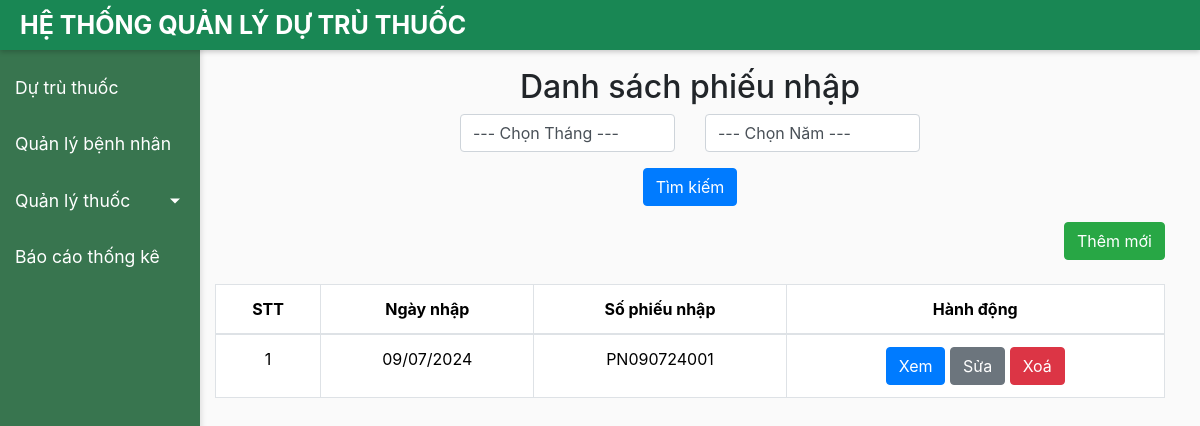
The app's page /danh_sach_phieu_nhap/, older data.
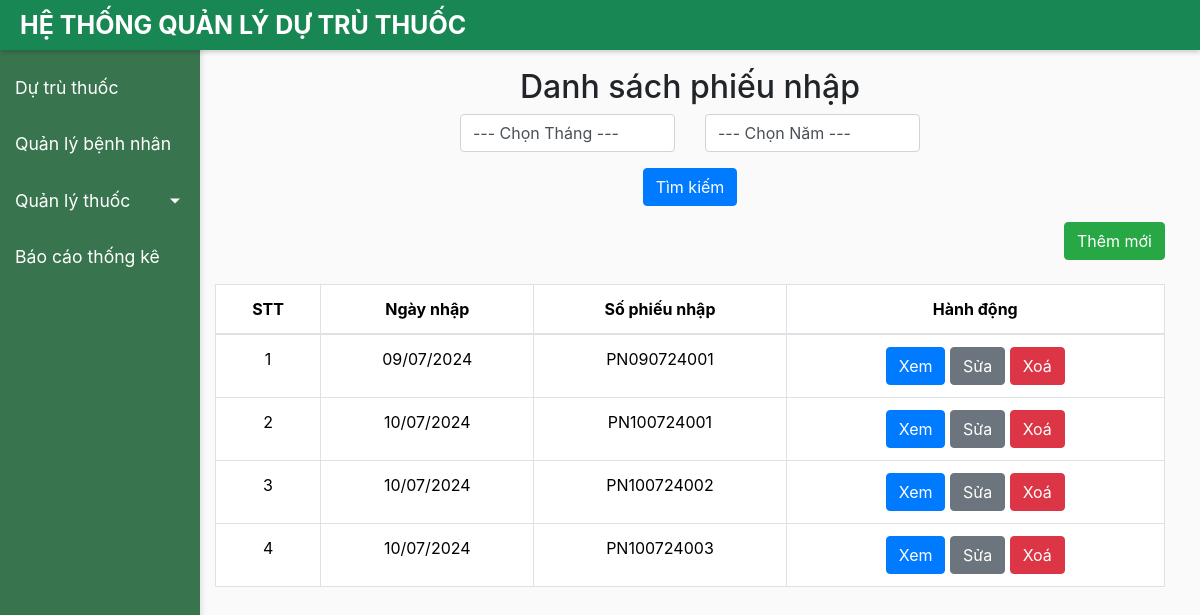
The same page, newer data.
### phieu_nhap_kho/models.py (models this page shows)
class PhieuNhap(models.Model):
    so_phieu_nhap = models.CharField(max_length=20, blank=True)
    ngay_nhap = models.DateField()

### phieu_nhap_kho/views.py (the view)
# urls.py: path('', views.danh_sach_phieu_nhap, name='danh_sach_phieu_nhap'),
def danh_sach_phieu_nhap(request):
    months = range(1,13)
    current_year = datetime.now().year
    years = range(2023, current_year+1)
    thang = request.GET.get('thang')
    nam = request.GET.get('nam')
    items_danh_muc = Thuoc.objects.all()
    items_phieu_nhap = PhieuNhap.objects.all()
    items_ct_phieu_nhap = ctPhieuNhap.objects.all()
    form = NhapThuocForm()
    if thang and nam:
        items_phieu_nhap = PhieuNhap.objects.annotate(
            ngay_nhap_thang=ExtractMonth('ngay_nhap', output_field=IntegerField()),
            ngay_nhap_nam=ExtractYear('ngay_nhap')
        ).filter(ngay_nhap_thang=thang, ngay_nhap_nam=nam)
    return render(request, 'phieu_nhap_kho.html', {
        'months':months, 'years':years,
        'items_danh_muc':items_danh_muc,
        'items_phieu_nhap':items_phieu_nhap,
        'items_ct_phieu_nhap':items_ct_phieu_nhap,
        'form':form
        })

### phieu_nhap_kho/forms.py (shortened to what this page needs)
class NhapThuocForm(forms.ModelForm):
    class Meta:
        model = ctPhieuNhap
        fields = ['phieu_nhap', 'thuoc', 'so_luong_nhap']

### phieu_nhap_kho/templates/phieu_nhap_kho.html (shortened to what this page needs)
{% extends "base.html" %}
{% load humanize %}
{% block content %}
<div class="container mt-5">
    <h2 class="text-center">Danh sách phiếu nhập</h2>
    <form method="GET" action="" class="row g-3 mb-3 justify-content-center">
        <div class="col-md-3">
            <select class="form-control" id="thang" name="thang">
                <option value="">--- Chọn Tháng ---</option>
            </select>
        </div>
        <div class="col-md-3">
            <select class="form-control" id="nam" name="nam">
                <option value="">--- Chọn Năm ---</option>
            </select>
        </div>
        <div class="col-md-12 text-center">
            <button type="submit" class="btn btn-primary">Tìm kiếm</button>
        </div>
    </form>
    <div class="mb-4 text-end">
        <button type="button" class="btn btn-success" data-bs-toggle="modal" data-bs-target="#themPhieuNhapModal">
            Thêm mới
        </button>
    </div>
    {% if items_phieu_nhap %}
    <table class="table table-bordered">
        <thead>
            <tr style='vertical-align: middle' align='center'>
                <th>STT</th>
                <th>Ngày nhập</th>
                <th>Số phiếu nhập</th>
                <th>Hành động</th>
            </tr>
        </thead>
        <tbody>
            {% for phieu_nhap in items_phieu_nhap %}
                <tr style='vertical-align: middle'>
                    <td align='center'>{{forloop.counter}}</td>
                    <td align='center'>{{ phieu_nhap.ngay_nhap|date:"d/m/Y" }}</td>
                    <td align='center'>{{ phieu_nhap.so_phieu_nhap }}</td>
                    <td align='center'>
                        <button type="button" class="btn btn-primary btn-md" data-bs-toggle="modal" data-bs-target="#xemPhieuNhapModal{{ phieu_nhap.id }}">Xem</button>
                        <button type="button" class="btn btn-secondary btn-md" data-bs-toggle="modal" data-bs-target="#suaPhieuNhapModal{{ phieu_nhap.id }}">Sửa</button>
                        <a href="{% url "xoa_phieu_nhap" phieu_nhap.id %}" class="btn btn-danger btn-md" onclick="return confirm('Bạn có chắc muốn xoá phiếu nhập {{phieu_nhap.so_phieu_nhap}} không?')">Xoá</a>
                    </td>
                </tr>
                {% empty %}
                <tr>
                    <td colspan="9" class="text-center">Không có phiếu nhập nào trong tháng.</td>
                </tr>
            {% endfor %}
        </tbody>
    </table>
    {% else %}
        <p>Không có phiếu nhập nào trong tháng.</p>
    {% endif %}
</div>
{% endblock %}

Row changes from the older to the newer data that the page shows:
added PhieuNhap: ngay_nhap "10/07/2024", so_phieu_nhap "PN100724001"
added PhieuNhap: ngay_nhap "10/07/2024", so_phieu_nhap "PN100724002"
added PhieuNhap: ngay_nhap "10/07/2024", so_phieu_nhap "PN100724003"
